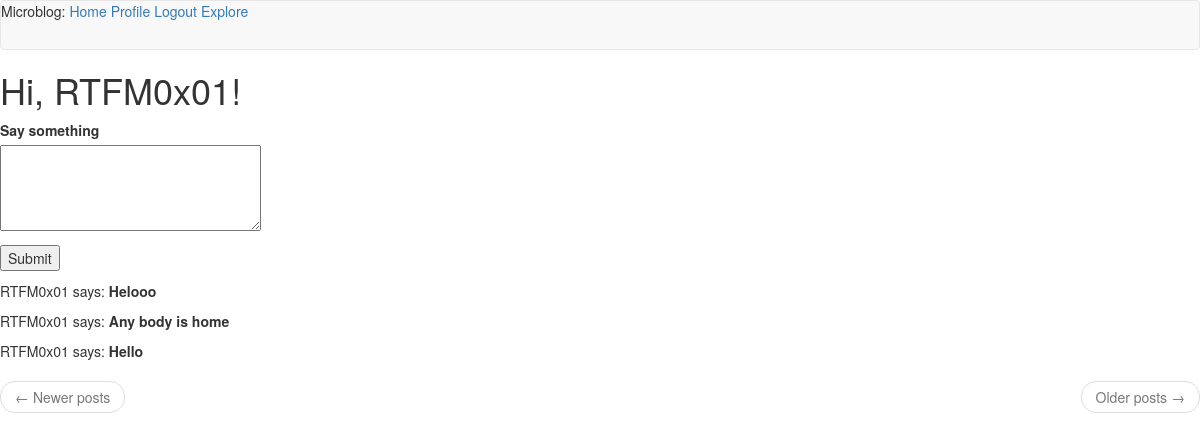
The page /index (signed in) on the database as committed earlier.
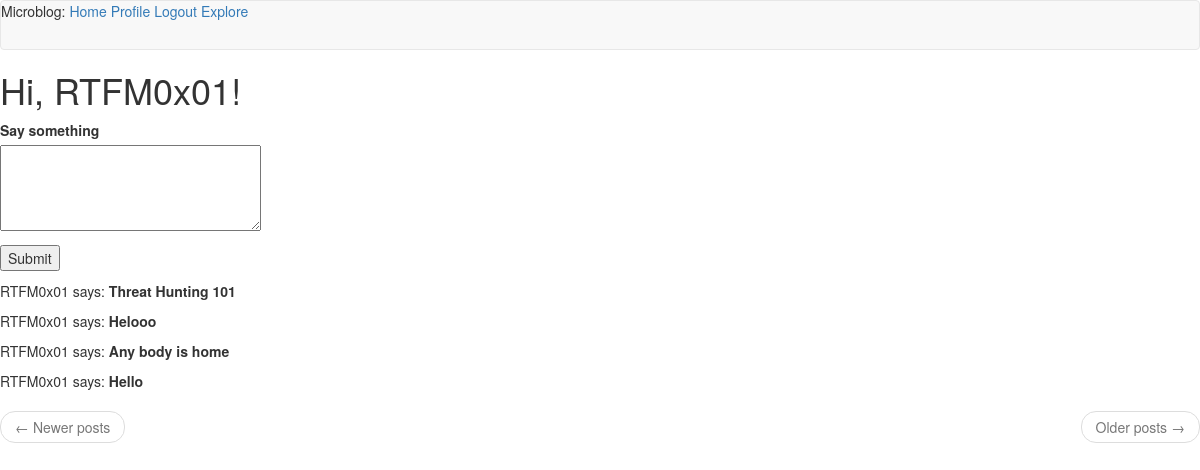
The same page on the database as committed later.
### app/models.py (models this page shows, shortened)
class Post(db.Model):
    id = db.Column(db.Integer, primary_key=True)
    body = db.Column(db.String(140))
    timestamp = db.Column(db.DateTime, index=True, default=datetime.utcnow)
    user_id = db.Column(db.Integer, db.ForeignKey('user.id'))

class User(UserMixin, db.Model):
    id = db.Column(db.Integer, primary_key=True)
    username = db.Column(db.String(64), index=True, unique=True)
    email = db.Column(db.String(120), index=True, unique=True)
    password_hash = db.Column(db.String(128))
    posts = db.relationship('Post', backref='author', lazy='dynamic')
    about_me = db.Column(db.String(140))
    last_seen = db.Column(db.DateTime, default=datetime.utcnow)
    followed = db.relationship(
        'User', secondary=followers,
        primaryjoin=(followers.c.follower_id == id),
        secondaryjoin=(followers.c.followed_id == id),
        backref=db.backref('followers', lazy='dynamic'), lazy='dynamic')
    def followed_posts(self):
        followed = Post.query.join(
            followers, (followers.c.followed_id == Post.user_id)).filter(
                followers.c.follower_id == self.id)
        own = Post.query.filter_by(user_id=self.id)
        return followed.union(own).order_by(Post.timestamp.desc())

### app/routes.py (the view)
@app.route('/', methods=['GET', 'POST'])
@app.route('/index', methods=['GET', 'POST'])
@login_required
def index():
    form = PostForm()
    if form.validate_on_submit():
        post = Post(body=form.post.data, author=current_user)
        db.session.add(post)
        db.session.commit()
        flash('Your post is now live!')
        return redirect(url_for('index'))
    page = request.args.get('page', 1, type=int)
    posts = current_user.followed_posts().paginate(
        page, app.config['POSTS_PER_PAGE'], False)
    next_url = url_for('index', page=posts.next_num) \
        if posts.has_next else None
    prev_url = url_for('index', page=posts.prev_num) \
        if posts.has_prev else None
    return render_template('index.html', title='Home', form=form,
                        posts=posts.items, next_url=next_url,
                        prev_url=prev_url)

### app/forms.py
class PostForm(FlaskForm):
    post = TextAreaField('Say something', validators=[
        DataRequired(), Length(min=1, max=140)])
    submit = SubmitField('Submit')

### app/models.py (called while the page is built)
@login.user_loader
def load_user(id):
    return User.query.get(int(id))

### app/routes.py (called while the page is built)
@app.before_request
def before_request():
    if current_user.is_authenticated:
        current_user.last_seen = datetime.utcnow()
        db.session.commit()

### app/templates/index.html (shortened to what this page needs)
{% extends "base.html" %}
{% block content %}
    <h1>Hi, {{ current_user.username }}!</h1>
    {% if form %}
    <form action="" method="post">
        <p>
            {{ form.post.label }}<br>
            {{ form.post(cols=32, rows=4) }}<br>
        </p>
        <p>{{ form.submit() }}</p>
    </form>
    {% endif %}
    {% for post in posts %}
    <p>
    {{ post.author.username }} says: <b>{{ post.body }}</b>
    </p>
    {% endfor %}
    <nav aria-label="...">
        <ul class="pager">
            <li class="previous{% if not prev_url %} disabled{% endif %}">
                <a href="{{ prev_url or '#' }}">
                    <span aria-hidden="true">&larr;</span> Newer posts
                </a>
            </li>
            <li class="next{% if not next_url %} disabled{% endif %}">
                <a href="{{ next_url or '#' }}">
                    Older posts <span aria-hidden="true">&rarr;</span>
                </a>
            </li>
        </ul>
    </nav>
{% endblock %}

Rows that differ between the two databases and show on the page:
added Post: author.username "RTFM0x01", body "Threat Hunting 101"
